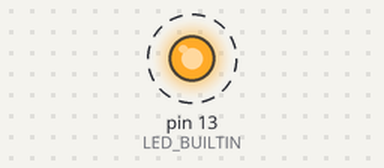
Simulated run of this sketch. Board: Arduino Uno, built with avr-gcc and run on an emulated ATmega328P. Parts: output pins drawn as LEDs (lit = HIGH). Dashed ring = blinking.

Above: at 0.5 s.
Timing chart, 0 to 4.6 s (numbered marks = the images above):
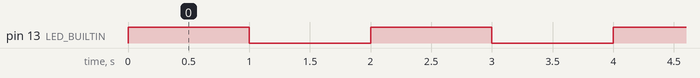

The sketch:

Praktikum_2___Konstanta.ino
```cpp
const int delay_value=1000;

void setup() {
pinMode(LED_BUILTIN, OUTPUT);
}

void loop() {
digitalWrite(LED_BUILTIN, HIGH);
delay(delay_value); // wait for a second
digitalWrite(LED_BUILTIN, LOW);
delay(delay_value); // wait for a second
}
```

Measured:
- by itself, pin 13 (LED_BUILTIN): alternates HIGH for 1.0 s and LOW for 1.0 s
